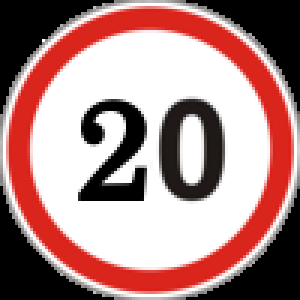
#> input picture dataset/query/0.png, 100 x 100 px (shown 3 times larger); its folder holds 4 pictures in this run
$ python project.py
#> lines starting #> are read from the running program, lines starting #| are printed output that depends on the picture
import numpy as np
import cv2
from matplotlib import pyplot as plt
import os
# Code from:
# https://opencv24-python-tutorials.readthedocs.io/en/latest/py_tutorials/py_feature2d/py_matcher/py_matcher.html

# Prepared for M1IV students, by Prof. Slimane Larabi
#===================================================
#and on this part is also modified to be accept a large query folder
# The code is modified for the specific database
#===================================================
# Function to get the names of the images from a folder in a list:
def create_image_path_list(directory_path):
#> called with directory_path = 'dataset/query'
    image_path_list = []
    if not os.path.isdir(directory_path):
        print(f"The specified path '{directory_path}' is not a valid directory.")
        return image_path_list

    for filename in os.listdir(directory_path):
        if filename.lower().endswith(('.png', '.jpg', '.jpeg', '.gif')):
            image_path_list.append(os.path.join(directory_path, filename).replace('\\', '/'))
#> pass 2 of the loop in create_image_path_list, `for filename in os.listdir(directory_path):`:
#> pass 3 of the loop in create_image_path_list, `for filename in os.listdir(directory_path):`:
#> the loop made 4 passes; the first 3 are shown

    return image_path_list

# Function to match a group of images to another group of images and save the results
def match_images_group_to_group(query_folder, target_folder, output_folder):
    # Get list of query and target images
    query_images = create_image_path_list(query_folder)
    target_images = create_image_path_list(target_folder)

    # Initialize SIFT detector
    sift = cv2.SIFT_create()

    # Threshold for Lowe's ratio test
    threshold = 0.75
    all_best_matches = []

    # Make sure the output folder exists, if not, create it
    if not os.path.exists(output_folder):
        os.makedirs(output_folder)

    # Iterate through each query image
    for query_image_path in query_images:
        print(f"Processing query image: {query_image_path}")

        # Load the query image and compute keypoints and descriptors
        img1 = cv2.imread(query_image_path, 0)  # query image
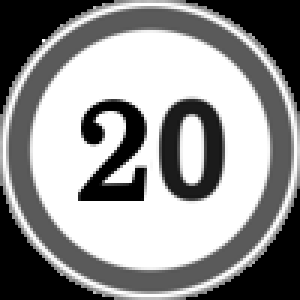
#> img1: shape (100, 100) (shown 3 times larger); min 0, max 255, mean 146.7
        kp1, des1 = sift.detectAndCompute(img1, None)
#> kp1 = 24 keypoints; strongest (x, y, size): (30, 44, 5), (41, 58, 4.1), (47, 57, 2.8), (31, 63, 6.2)

        previous = 0  # Keep track of the number of good matches
        img_ideal = None  # Ideal matching image (best match)
        good_matches = []  # Store the good matches for the current query image

        # Iterate through each target image
        for target_image_path in target_images:
            img2 = cv2.imread(target_image_path, 0)  # target image
            kp2, des2 = sift.detectAndCompute(img2, None)
            bf = cv2.BFMatcher()
            matches = bf.knnMatch(des1, des2, k=2)  # Find 2 nearest matches

            # Apply Lowe's ratio test
            good = []
            for m, n in matches:
                if m.distance < threshold * n.distance:
                    good.append([m])

            # If the number of good matches is the highest so far, store it
            if len(good) > previous:
                previous = len(good)
                img_ideal = img2
                kp_ideal = kp2
                des_ideal = des2
                good_matches = good

        # After processing all target images for this query image
        if img_ideal is not None:
            # Draw matches and save the image with key points drawn
            img3 = cv2.drawMatchesKnn(cv2.imread(query_image_path, 0), kp1, img_ideal, kp_ideal, good_matches, None, flags=2)

            # Get the filename of the query image and save the result to the output folder
            query_filename = os.path.basename(query_image_path)
            output_image_path = os.path.join(output_folder, f"matched_{query_filename}")

            # Save the result as an image file
            cv2.imwrite(output_image_path, img3)
            print(f"Saved matched result for {query_filename} to {output_image_path}")
#> pass 2 of the loop in match_images_group_to_group, `for query_image_path in query_images:`:
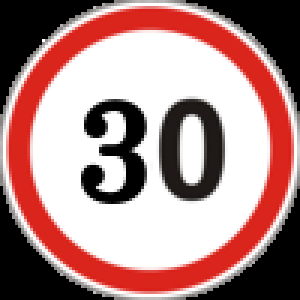
#> input picture dataset/query/1.png, 100 x 100 px (shown 3 times larger)
#> in match_images_group_to_group, `img1 = cv2.imread(query_image_path, 0)`:
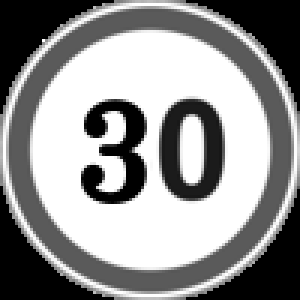
#> img1: shape (100, 100) (shown 3 times larger); min 0, max 255, mean 146.8
#> kp1 = 24 keypoints; strongest (x, y, size): (30, 59, 5.1), (31, 41, 5.2), (35, 50, 2.8), (39, 42, 4.9)
#> pass 3 of the loop in match_images_group_to_group, `for query_image_path in query_images:`:
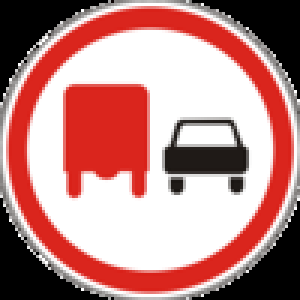
#> input picture dataset/query/10.png, 100 x 100 px (shown 3 times larger)
#> in match_images_group_to_group, `img1 = cv2.imread(query_image_path, 0)`:
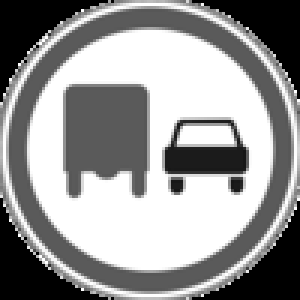
#> img1: shape (100, 100) (shown 3 times larger); min 0, max 255, mean 150.8
#> kp1 = 46 keypoints; strongest (x, y, size): (59, 62, 3.1), (79, 62, 3.1), (76, 53, 8.2), (61, 53, 7.9)
#> the loop made 4 passes; the first 3 are shown

# and save the results to the "output/matches" folder
match_images_group_to_group('dataset/query', 'dataset/test', 'output/matches')
